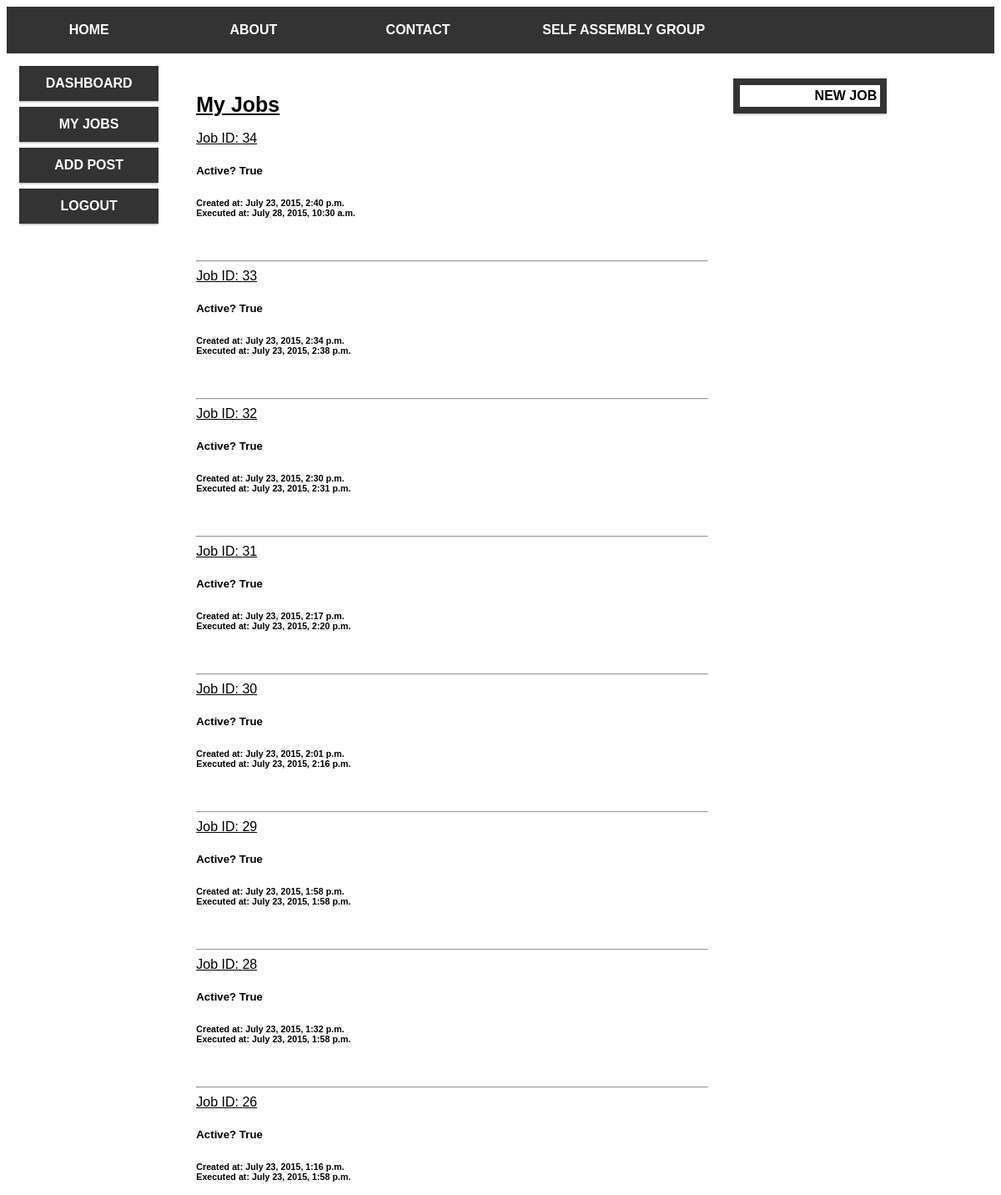
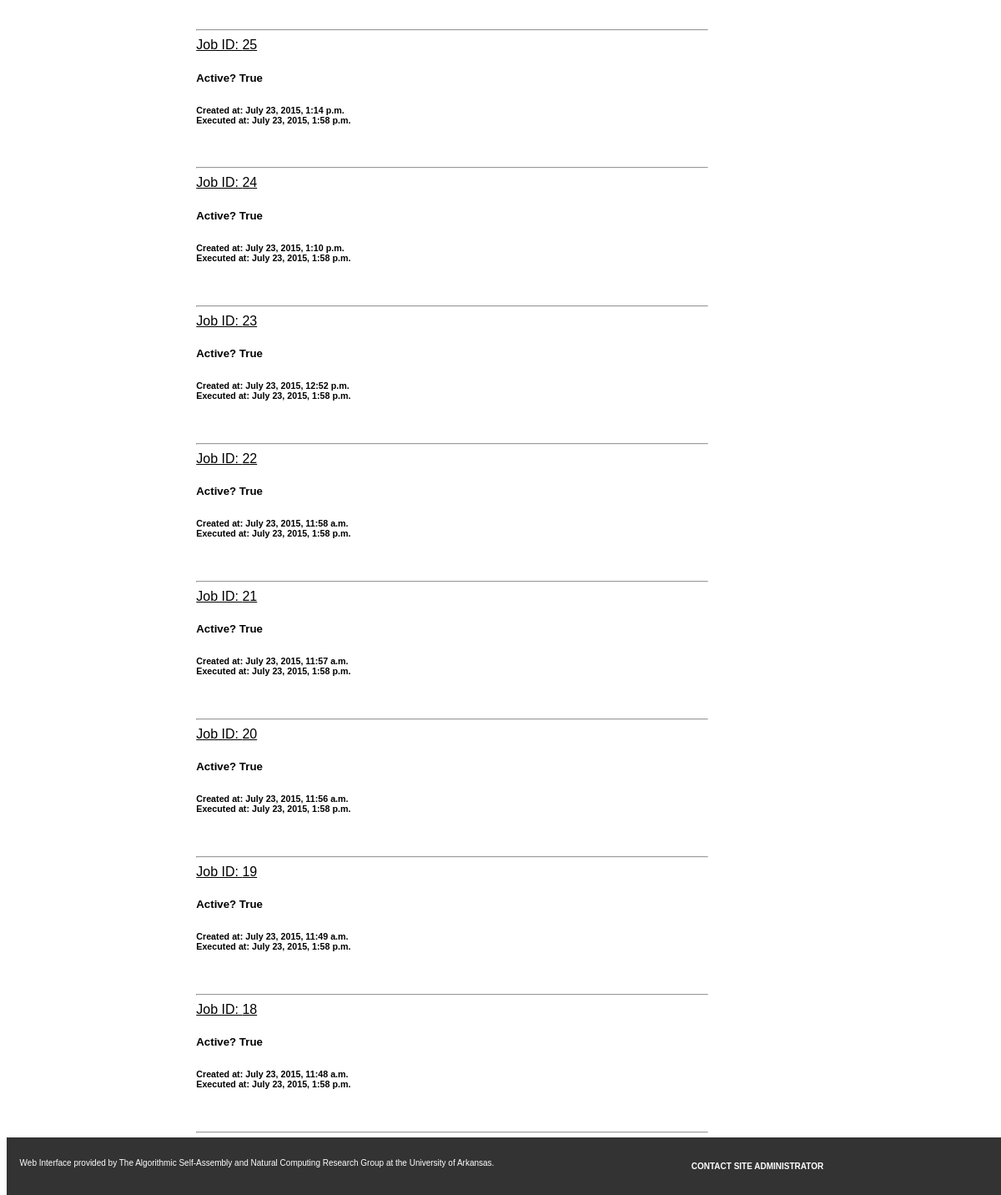
Screenshot of /ox_web/ben/jobs/ (signed in) with the database file from the repository (2 pictures, top to bottom).
### ox_web/models.py (models this page shows)
class Job(models.Model):
  author = models.CharField(max_length=100)
  created_at = models.DateTimeField(default=timezone.now)
  data_path = models.CharField(max_length=200)
  output_path = models.CharField(max_length=200)
  active = models.BooleanField(default=True)
  executed_at = models.DateTimeField(default=timezone.now, null=True)

### ox_web/views.py (the view)
# urls.py: url(r'^(?P<username>[\w]+)/jobs/$', views.jobs, name="jobs"),
@login_required
def jobs(request, username):
  jobs = Job.objects.all().filter(author=username, active=True).order_by('-id')
  context_dict = {'jobs': jobs, 'username': username}
  return render(request, 'ox_web/jobs.html', context_dict)

### templates/ox_web/jobs.html (shortened to what this page needs)
{% extends 'base.html' %}
{% load staticfiles %}
{% block body_block %}
  <div class="col-9">
    <h1>My Jobs</h1>
    {% if jobs %}
      {% for i in jobs %}
       <div class="notathing">
       <a href="/ox_web/{{ username }}/{{ i.id }}/view_job/">Job ID: {{ i.id}}</a>
       <h5>Active? {{ i.active }}</h5>
       <h6>Created at: {{ i.created_at }}<br />
       Executed at: {{ i.executed_at }}</h6>
       <br />
       <hr>
       </div>
      {% endfor %}
    {% else %}
      No jobs found.
    {% endif %}
    <br />
    <br />
  </div>
  <div class="col-3 menu">
    <ul>
      <li><a href="/ox_web/new_job/">New Job</a></li>
    </ul>
  </div>
{% endblock %}

### static/main.css (style rules this page uses)
* { box-sizing: border-box; }
[class*="col-"] { float: left; padding: 15px; }
.col-3 { width: 25%; }
.col-9 { width: 75%; }
html { font-family: "Lucida Sans", sans-serif; }
.menu ul { list-style-type: none; margin: 0; padding: 0; }
.menu li { padding: 8px; margin-bottom: 7px; background-color: #333333; color: #ffffff; box-shadow: 0 1px 3px rgba(0,0,0,0.12), 0 1px 2px rgba(0,0,0,0.24); }
.menu a:link, a:visited { display: block; font-weight: bold; color: #ffffff; text-align: center; padding: 4px; text-decoration: none; text-transform: uppercase; }
.main a:link, a:visited { text-align: right; color: black; background-color: white; }
ul { overflow: hidden; }
h1 { font-size: 25px; text-decoration: underline }

### rows the page displays
Job: id "34", active "True", created_at "July 23, 2015, 2:40 p.m.", executed_at "July 28, 2015, 10:30 a.m."
Job: id "33", active "True", created_at "July 23, 2015, 2:34 p.m.", executed_at "July 23, 2015, 2:38 p.m."
Job: id "32", active "True", created_at "July 23, 2015, 2:30 p.m.", executed_at "July 23, 2015, 2:31 p.m."
Job: id "31", active "True", created_at "July 23, 2015, 2:17 p.m.", executed_at "July 23, 2015, 2:20 p.m."
Job: id "30", active "True", created_at "July 23, 2015, 2:01 p.m.", executed_at "July 23, 2015, 2:16 p.m."
Job: id "29", active "True", created_at "July 23, 2015, 1:58 p.m.", executed_at "July 23, 2015, 1:58 p.m."
Job: id "28", active "True", created_at "July 23, 2015, 1:32 p.m.", executed_at "July 23, 2015, 1:58 p.m."
Job: id "26", active "True", created_at "July 23, 2015, 1:16 p.m.", executed_at "July 23, 2015, 1:58 p.m."
Job: id "25", active "True", created_at "July 23, 2015, 1:14 p.m.", executed_at "July 23, 2015, 1:58 p.m."
Job: id "24", active "True", created_at "July 23, 2015, 1:10 p.m.", executed_at "July 23, 2015, 1:58 p.m."
Job: id "23", active "True", created_at "July 23, 2015, 12:52 p.m.", executed_at "July 23, 2015, 1:58 p.m."
Job: id "22", active "True", created_at "July 23, 2015, 11:58 a.m.", executed_at "July 23, 2015, 1:58 p.m."
Job: id "21", active "True", created_at "July 23, 2015, 11:57 a.m.", executed_at "July 23, 2015, 1:58 p.m."
Job: id "20", active "True", created_at "July 23, 2015, 11:56 a.m.", executed_at "July 23, 2015, 1:58 p.m."
Job: id "19", active "True", created_at "July 23, 2015, 11:49 a.m.", executed_at "July 23, 2015, 1:58 p.m."
Job: id "18", active "True", created_at "July 23, 2015, 11:48 a.m.", executed_at "July 23, 2015, 1:58 p.m."
